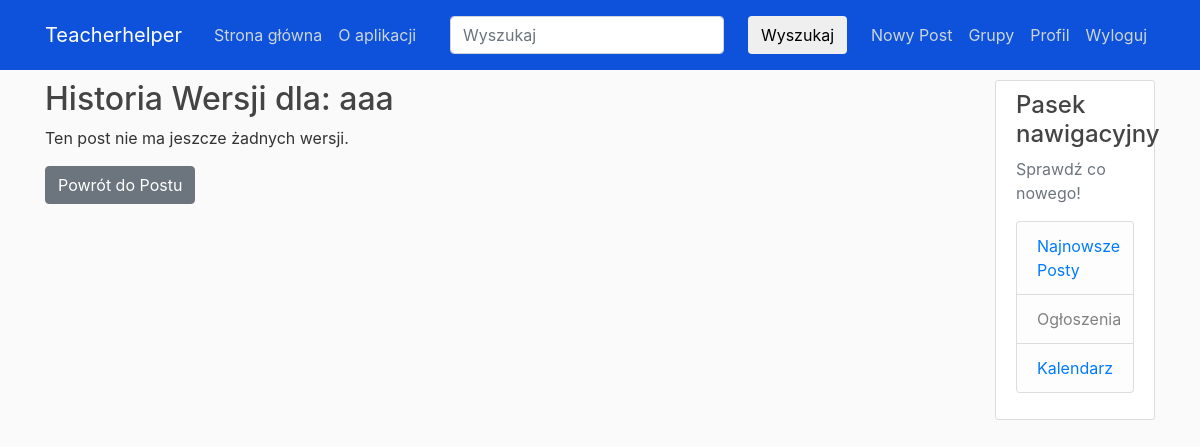
The page /post/69/versions/ (signed in) on the database as committed earlier.
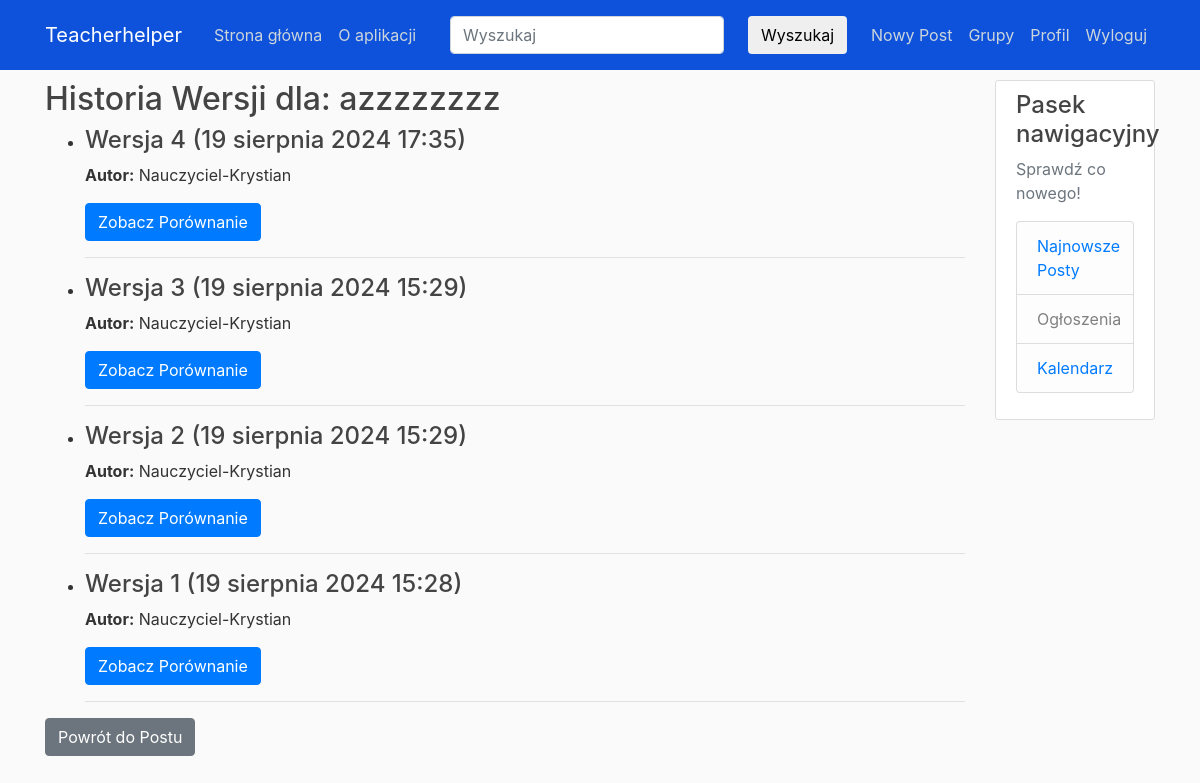
The same page on the database as committed later.
### blog/models.py (models this page shows, shortened)
class Post(models.Model):
    title = models.CharField(max_length=100, verbose_name='Temat zajęć: ')
    content = models.TextField(verbose_name='Materiały (linki, ciekawostki itp.): ')
    uploaded_file = models.FileField(null=True, blank=True, upload_to='uploaded_files/',
                                     verbose_name='Dodaj jeden plik o dowolnym formacie lub paczkę w formacie .zip/.rar/.7z/.tar : ')
    visibility = models.BooleanField(verbose_name='Gdy zaznaczone - post będzie publiczny', default=True)
    date_posted = models.DateTimeField(default=timezone.now)
    author = models.ForeignKey(User, on_delete=models.CASCADE)
    group = models.ForeignKey(Group, on_delete=models.SET_NULL, null=True, blank=True,
                              verbose_name='Grupa nauczycielska')
    co_creation_enabled = models.BooleanField(default=False, verbose_name="Włącz współtworzenie")
    co_creation_mode = models.CharField(
        max_length=10,
        choices=[('open', 'Otwarta'), ('closed', 'Zamknięta')],
        default='open',
        verbose_name='Tryb współtworzenia'
    )
    co_creation_group = models.ForeignKey(Group, on_delete=models.SET_NULL, null=True, blank=True,
                                          related_name='co_creation_group', verbose_name='Grupa współtworząca')

class PostVersion(models.Model):
    post = models.ForeignKey(Post, related_name='versions', on_delete=models.CASCADE)
    version_number = models.IntegerField()
    title = models.CharField(max_length=100)
    content = models.TextField()
    uploaded_file = models.FileField(null=True, blank=True, upload_to='uploaded_files/')
    created_at = models.DateTimeField(auto_now_add=True)
    author = models.ForeignKey(User, on_delete=models.SET_NULL, null=True, blank=True)
    class Meta:
        ordering = ['-version_number']

### blog/views.py (the view)
# urls.py: path('post/<int:pk>/versions/', views.PostVersionListView.as_view(), name='post-versions'),
class PostVersionListView(LoginRequiredMixin, ListView):
    model = PostVersion
    template_name = 'blog/post_versions.html'
    context_object_name = 'versions'
    def get_queryset(self):
        post = get_object_or_404(Post, pk=self.kwargs['pk'])
        versions = post.versions.all()
        if versions.exists():
            for i in range(len(versions)):
                if i < len(versions) - 1:
                    versions[i].highlighted_changes = highlight_changes(versions[i + 1].content, versions[i].content)
                else:
                    versions[i].highlighted_changes = None  # No comparison for the first version
        return versions
    def get_context_data(self, **kwargs):
        context = super().get_context_data(**kwargs)
        context['post'] = get_object_or_404(Post, pk=self.kwargs['pk'])
        return context

### blog/views.py (called while the page is built)
def highlight_changes(old_content, new_content):
    differ = Differ()
    diff = list(differ.compare(old_content.splitlines(), new_content.splitlines()))
    html_diff = []
    for line in diff:
        if line.startswith('+ '):
            html_diff.append(f"<ins style='background:#e6ffe6;'>{line[2:]}</ins><br>")
        elif line.startswith('- '):
            html_diff.append(f"<del style='background:#ffe6e6;'>{line[2:]}</del><br>")
        elif line.startswith('? '):
            continue  # Ignore lines with markers
        else:
            html_diff.append(f"{line[2:]}<br>")
    return ''.join(html_diff)

### blog/templates/blog/post_versions.html
{% extends "blog/base.html" %}
{% block content %}
    <h2>Historia Wersji dla: {{ post.title }}</h2>
    {% if versions %}
        <ul>
            {% for version in versions %}
                <li>
                    <h4>Wersja {{ version.version_number }} ({{ version.created_at }})</h4>
                    <p><strong>Autor:</strong> {{ version.author }}</p>
                    <a href="{% url 'version-comparison' post.pk version.pk %}" class="btn btn-primary">Zobacz Porównanie</a>
                    <hr>
                </li>
            {% endfor %}
        </ul>
    {% else %}
        <p>Ten post nie ma jeszcze żadnych wersji.</p>
    {% endif %}
    <a href="{% url 'post-detail' post.pk %}" class="btn btn-secondary">Powrót do Postu</a>
{% endblock content %}

### blog/templates/blog/base.html (shortened to what this page needs)
{% load static %}
<!DOCTYPE html>
<html lang="en">
<head>
    <link rel="stylesheet" href="https://cdn.jsdelivr.net/npm/bootstrap@4.0.0/dist/css/bootstrap.min.css">
    <link rel="stylesheet" type="text/css" href="{% static 'blog/main.css' %}">
</head>
<body>
    <header class="site-header">
    <nav class="navbar navbar-expand-md navbar-dark bg-steel fixed-top">
      <div class="container">
        <a class="navbar-brand mr-4" href="{% url "blog-home" %}">Teacherhelper</a>
        <div class="collapse navbar-collapse" id="navbarToggle">
          <div class="navbar-nav mr-auto">
            <a class="nav-item nav-link" href="{% url 'blog-home' %}">Strona główna</a>
            <a class="nav-item nav-link" href="{% url 'blog-about' %}">O aplikacji</a>
          </div>
        {% include 'blog/navbar.html' %}
          <div class="navbar-nav">
              {% if user.is_authenticated %}
                  <a class="nav-item nav-link" href="{% url 'post-create' %}">Nowy Post</a>
                  <a class="nav-item nav-link" href="{% url 'group_list' %}">Grupy</a>
                  <a class="nav-item nav-link" href="{% url 'profile' %}">Profil</a>
                  <a class="nav-item nav-link" href="{% url 'logout' %}">Wyloguj</a>
              {% else %}
            <a class="nav-item nav-link" href="{% url 'login' %}">Logowanie</a>
            <a class="nav-item nav-link" href="{% url 'register' %}">Rejestracja</a>
              {% endif %}
          </div>
        </div>
      </div>
    </nav>
    </header>
    <main role="main" class="container">
      <div class="row">
        <div class="col-md-10">
          {% block content %}{% endblock %}
        </div>
        <div class="col-md-2">
          <div class="content-section">
            <h4>Pasek nawigacyjny</h4>
            <p class='text-muted'>Sprawdź co nowego!
              <ul class="list-group">
                <li class="list-group-item list-group-item-light"><a href="{% url "blog-home" %}">Najnowsze Posty</a></li>
                <li class="list-group-item list-group-item-light">Ogłoszenia</li>
                {% if user.is_authenticated %}
                <li class="list-group-item list-group-item-light" id="kalendarz-link"><a href="/kalendarz/">Kalendarz</a></li>
                {% endif %}
              </ul>
            </p>
          </div>
        </div>
      </div>
    </main>
</body>
</html>

### blog/templates/blog/navbar.html (shortened to what this page needs)
<nav class="navbar navbar-light" style="background-color: #0e52db;">
  <form class="form-inline" method="POST" action="{% url 'search_engine' %}">
    <input class="form-control mr-sm-2" type="text" placeholder="Wyszukaj" aria-label="Search" name="searched">
    <button class="btn btn-outline-white btn-md my-2 my-sm-0 ml-3" type="submit">Wyszukaj</button>
  </form>
</nav>

### blog/static/blog/main.css (style rules this page uses)
body { background: #fafafa; color: #333333; margin-top: 5rem; }
h1, h2, h3, h4, h5, h6 { color: #444444; }
ul { margin: 0; }
.bg-steel { background-color: #0e52db; }
.site-header .navbar-nav .nav-link { color: #cbd5db; }
.content-section { background: #ffffff; padding: 10px 20px; border: 1px solid #dddddd; border-radius: 3px; margin-bottom: 20px; }

Rows that differ between the two databases and show on the page:
changed Post: title "aaa" → "azzzzzzzz"
added PostVersion: version_number "4", created_at "19 sierpnia 2024 17:35", author "Nauczyciel-Krystian"
added PostVersion: version_number "3", created_at "19 sierpnia 2024 15:29", author "Nauczyciel-Krystian"
added PostVersion: version_number "2", created_at "19 sierpnia 2024 15:29", author "Nauczyciel-Krystian"
added PostVersion: version_number "1", created_at "19 sierpnia 2024 15:28", author "Nauczyciel-Krystian"
Other text that changed with them:
text no longer shown: "Ten post nie ma jeszcze żadnych wersji."
